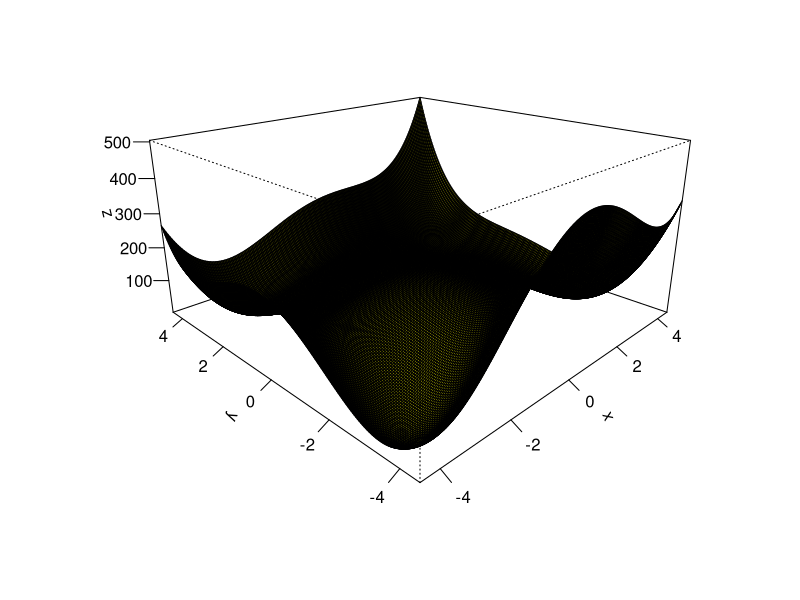
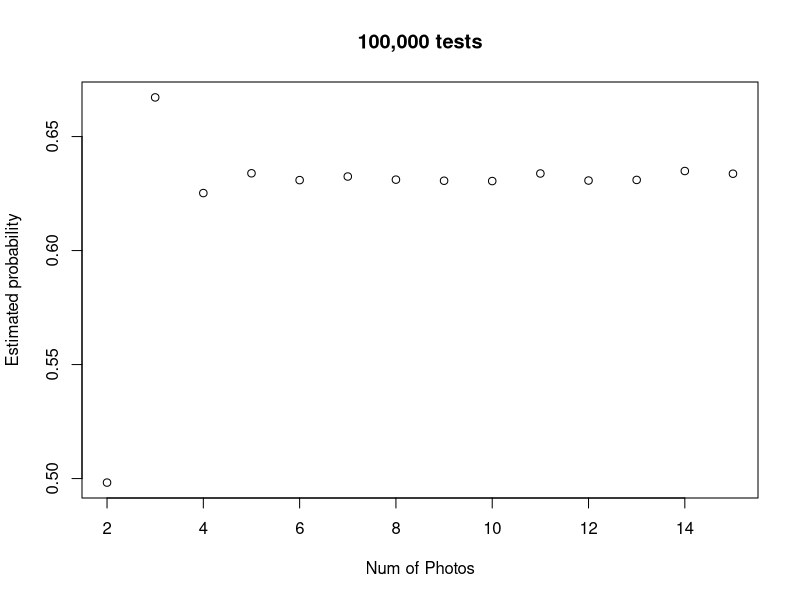

Here is the R script that generated these plots, in order: (Note: this script raises an error after producing the figures.)
####################Question 1############################
#Question 1
#Defining the Matrix
A<-matrix(c(3,-1,0,-1,0,-1,3,-1,3,-1,0,-1,3,1,0,-1,3,1,5,-1,0,-1,0,-1,1), nrow=5)

#Function that can be passed Matx in order to perform Cholesky Functions
choleskyFunction <- function(Matx){
  #Finds the upper triangular matrix
  L<-chol(Matx)
  #Transposes the matrix to show the lower triangular matrix
  Lt<-t(L)
  #Displays the lower hand matrix
  Lt
}
#Runs the function
choleskyFunction(A)
####################Question 2############################
#Question 2 
#Singular value Decompostion
#the creation of matrix
Q2Matrix <- matrix(c(1,1,1,1,2,0,0,0),nrow = 4)
#Displaying original matrix
Q2Matrix
#using the svd function to show the singular values
sv <-svd(Q2Matrix)
#Displaying Singular values
sv
####################Question 3############################
#Question 3
####################Question 4############################
#Question 4
####################Question 5#############################
#Question 5
#Function plot - Plot the formula below
Question5F<-function(x,y,a,b) (x^2+y-11)^2+(x+y^2-7)^2
#defining the x,y and z of the measurements
x<-seq(-4.5,4.5,length.out = 200)
y<-seq(-4.5,4.5,length.out = 200)
z<-outer(x,y,Question5F,a=1,b=100)

#plotting the graph 
persp(x,y,z,theta =-45,phi=20,expand=0.5,col="yellow",shade =1,ticktype ="detailed",xlab ="x",ylab ="y",zlab="z")

#Writing the function so x,y is a vector
Question5FV<-function(vec) (vec[1]^2+vec[2]-11)^2+(vec[1]+vec[2]^2-7)^2


###################Finding the minimums###########################
#Minimum can be found based on value being 0 or so close to 0
#Based on plot there seems to be 4 dips representing each minimum is extracted here
#From plot minimum seems to be near x=-4,y=-4.
minimum1<- optim(c(-4,-4),Question5FV)$par
minimum1

#From plot minimum seems to be near x = 4, y= -3.5
minimum2 <- optim(c(4,-3.5),Question5FV)$par
minimum2

#From plot minimum seems to be near x = -3.5, y = 3.5
minimum3 <- optim(c(-3.5, 3.5),Question5FV)$par
minimum3

#From plot minimum seems to be near x = 3.5, y = 3.5
minimum4 <- optim(c(3.5,3.5),Question5FV,hessian = TRUE)$par
minimum4

####################Finding the Maximum points#####################
maximum1 <- optim(c(0,0),control=list(fnscale=-1),Question5FV)$par
maximum1

###################finding the saddle points######################
#Lets define the partial derivatives by plugging vec[1] and vec[2] instead of x and y
fx <- function(x,y,h=0.001){
  (Question5F(x+h,y) - Question5F(x,y))/h
}
fy <- function(x,y,h=0.001){
  (Question5F(x,y+h)-Question5F(x,y))/h
}


fxb <- function(vec){
  fx(vec[1],vec[2])
}
fyb <- function(vec){
  fy(vec[1],vec[2])
}

#call sumssq the function of the vector vec made of the sum of the squares
#of the two parial derivatives
sumssq <- function(vec){
  fxb(vec)^2+fyb(vec)^2
}

#Now we can find the coordinates of the saddle points through "optim".
#We do exactly the same thing for all three points, just changing the guess of their location. 
#according to the graph. 

saddle_point1 <- optim(c(-3.5,0),sumssq)$par
saddle_point1

saddle_point2 <- optim(c(0,-3.5),sumssq)$par
saddle_point2

saddle_point3 <- optim(c(0,2),sumssq)$par
saddle_point3

#creating a list of minimum points
minimum_list <- list(minimum1,minimum2,minimum3,minimum4)
#List of minimum points
minimum_list

#this represents the only maximum point in graph
maximum1

#list of saddle points
saddle_point_list <- list(saddle_point1,saddle_point2,saddle_point3)
#Print of saddle point list
saddle_point_list

####################Question 7#################################

#number of pictures inside of simulation

#variable to keep track of matched amount
totalNumberMatched <- 0


#function of pairing actors
pairActor <- function(secNumber, trials){
  #variable to track if match has taken place
  numOfMatches <- 0
  #looping through number of trials = 100,000
  for (t in 1:trials) {
    #variables storing the number of photos present in each sequance
    numberOfActors <- seq(1:secNumber)
    numberOfBabys <- sample(1:secNumber)
    
    #for loop comparing
    for(i in 1:secNumber){
      if(numberOfActors[i] == numberOfBabys[i])
      {
        #If match takes place, log
        numOfMatches = numOfMatches + 1
      }
    }
    #checking if matches have taken place
    if(numOfMatches != 0){
      #if any number of matches has taken place, track total number of matches
      totalNumberMatched = totalNumberMatched +1
      #Number of matches set to zero so tracking can take place
      numOfMatches = 0
    }
  }
 #print out the % of successful matches over the trials
  percentageSuccess <- totalNumberMatched/trials
  return(percentageSuccess)
}

#set the number of pictures present
nPictures <- seq(2,15)
#define the number of times the results will be collected
result <- seq(1,14)

#call the function 14 times storing the results each time,  
for(n in 1:14){
  result[n] <- pairActor(nPictures[n],100000)  
}

#forming a final plot so that it can be plotted againced the correct number of photos
finalPlot <- matrix(c(seq(2,15),result), nrow = 14)

#plotting the final results on graph
plot(finalPlot,main = "100,000 tests", xlab = "Num of Photos",ylab = "Estimated probability")

#Commenting done inside of submission document. 
#Discussing the reason probability stabilizes at 5+ photos


################################## Question 8 ##################################

#loading the images
face1.bmp <- read.bmp(file.choose())
face2.bmp <- read.bmp(file.choose())
face3.bmp <- read.bmp(file.choose())

#Working out the averages of the 3 faces and plot an image of it
#defining rotate function
rotate.m <- function(m) t(m)[,nrow(m):1]

#getting the average of the 3 face matrix
averOfFaces <- (face1.bmp+face2.bmp+face3.bmp)/3

#plotting image 1
image(rotate.m(face1.bmp),col = gray((0:255)/255),axes=F)
#plotting image 2
image(rotate.m(face2.bmp),col = gray((0:255)/255),axes=F)
#plotting image 3
image(rotate.m(face3.bmp),col = gray((0:255)/255),axes=F)

#Plotting the average of the 3 images
image(rotate.m(averOfFaces),col = gray((0:255)/255),axes=F)

#Plotting images of difference of each face from the average face on one figure.
#defining the difference between the original faces vs the average face
differnce1 <- face1.bmp - averOfFaces
differnce2 <- face2.bmp - averOfFaces
differnce3 <- face3.bmp - averOfFaces

par(mfrow = c(2,2))
#plotting image 1
image(rotate.m(differnce1),col = gray((0:255)/255),axes=F)
#plotting image 2
image(rotate.m(differnce2),col = gray((0:255)/255),axes=F)
#plotting image 3
image(rotate.m(differnce3),col = gray((0:255)/255),axes=F)

#Plotting the average of the 3 images
image(rotate.m(averOfFaces),col = gray((0:255)/255),axes=F)

#eigenfaces

#turn face matrix into there own vectors

face1Vector <-as.vector(face1.bmp)
face2Vector <-as.vector(face2.bmp)
face3Vector <-as.vector(face3.bmp)

#storing the vectors inside of a matrix
fullFaceMatrix <- MatrixofDiff <- cbind(as.vector(differnce1),as.vector(differnce2),as.vector(differnce3))

sv <- svd(fullFaceMatrix)

eigenFaces <- sv$u%*%diag(sv$d)%*%sv$v

#something faces, possible eigen faces
image(matrix(eigenFaces[,1],nrow = 51,byrow = T),col = gray((0:255)/255),axes=F) #proving that the something is real 
image(matrix(eigenFaces[,2],nrow = 51,byrow = T),col = gray((0:255)/255),axes=F)
image(matrix(eigenFaces[,3],nrow = 51,byrow = T),col = gray((0:255)/255),axes=F)

###########################Question 9#########################

#define function that generates data from a binomial distribution
generateMeanData <-function(m,n){
  
  dataSets <- array(0,dim = c(n,n,m))
  
  bdData <- apply(dataSets,3,function(x) rbinom(n,size = 10,prob = 0.01))
  
}
#gets the mean from the generate data
meanOf20 <-apply(generateMeanData(10000,20),2,function(x) c(mean(x)))
meanOf100 <-apply(generateMeanData(10000,100),2,function(x) c(mean(x)))

#plot the histogram
par(mfrow = c(1,2))


hist(meanOf20)
hist(meanOf100)
